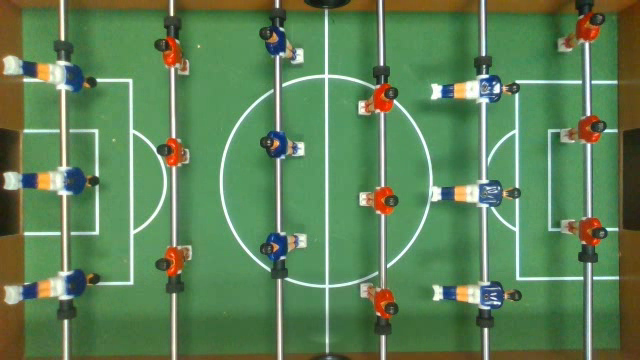
#> input picture frame 23 of scripts/aft_vision/scripts/17output.mp4, 640 x 360 px
$ python EYES_AND_LEGS.py   (older library calls are emulated)
#> lines starting #> are read from the running program, lines starting #| are printed output that depends on the picture; after the words box and inside, x2 and y2 are one past the last pixel; in counts of white or black regions, pixels touching at a corner belong together
import cv2
import numpy as np
import time
import vectorFunctions
import math
import matplotlib
import matplotlib.pyplot as plt
import DEFENSE
import random

from matplotlib.animation import FuncAnimation

# Videocapture uses a camera index as input
cap = cv2.VideoCapture("17output.mp4")

frame_rate = cap.get(cv2.CAP_PROP_FPS)

grid = cv2.imread("C:/Users/benki/Documents/School/Programming/Blue Team/grid.png")

matplotlib.use('TkAgg')

cap.set(cv2.CAP_PROP_FRAME_WIDTH, 640)
cap.set(cv2.CAP_PROP_FRAME_HEIGHT, 360)

params = cv2.SimpleBlobDetector_Params()
#... initialize Blob Detection with parameters

start_time = time.time()

x_history = []
y_history = []
time_history = []

#Table pixel bounds
bounds_x = 640
bounds_y = 360

#Player pixel bounds
bounds_x11 = 50
bounds_x12 = 60

bounds_x21 = 470
bounds_x22 = 480

#vector_history = [[],[]]

fig, axs = plt.subplots(1)

# This function is called periodically from FuncAnimation
def set_params(a, b):

    # Change thresholds
    #params.minThreshold = 100;
    #params.maxThreshold = 255;

    # Filter by Area.
    params.filterByArea = True
    params.minArea = 3.14159 * 12 * 12 #Ball has radius 10
    params.maxArea = 3.14159 * 14 * 14

    # Filter by Circularity
    params.filterByCircularity = True
    params.minCircularity = a
    params.maxCircularity = 1

    # Filter by Convexity
    params.filterByConvexity = True
    params.minConvexity = b
    params.maxConvexity = 1

    # Filter by Inertia
    params.filterByInertia = False
    #params.minInertiaRatio = 0.01
    #params.maxInertiaRatio = 0.5

set_params(0.4, 0.1)  ### A minimum circularity of 0.2 and a minimum convexity of 0.1 gets rid of most of the noise except for when spinning the characters.
                        ### How do you remove the occassional blob from popping up on the players?

#Creating a Blob Detector based on the version of cv2 installed
ver = (cv2.__version__).split('.')
if int(ver[0]) < 3:
    detector = cv2.SimpleBlobDetector(params)
else:
    detector = cv2.SimpleBlobDetector_create(params)

while True:

    #cv2.waitKey(0)
    # Read a frame from the video stream
    ret, frame = cap.read()  # ret holds the return value of cap.read(). It is True or False based on whether or not there was an image frame to be read. Frame holds the actual image.
#> frame is the input picture: shape (360, 640, 3); mean B, G, R 86.9, 129.6, 93.4
    if not ret:
        break

    gray = cv2.cvtColor(frame, cv2.COLOR_BGR2GRAY)
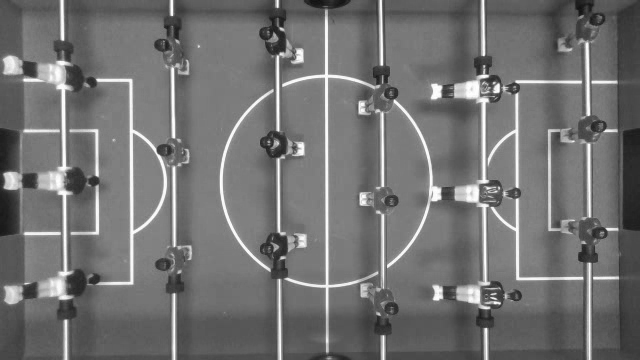
#> gray: shape (360, 640); min 16, max 255, mean 113.9

    # Transfrom the grayscale image to an image with binaray values. An image of bits. THRESH_BINARY is an image type.
    _, thresholded = cv2.threshold(gray, 180, 255, cv2.THRESH_BINARY)
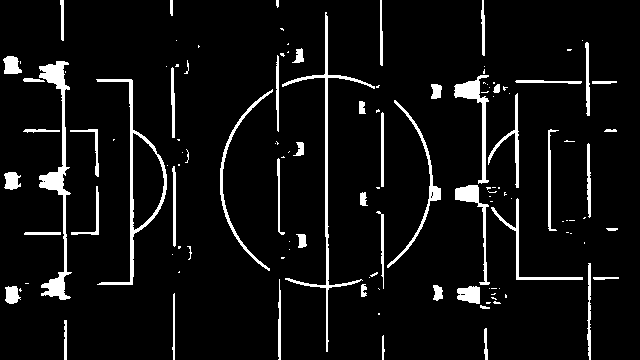
#> thresholded: shape (360, 640); 6.6% white; 126 white regions (71 under 20 px), largest, box (x1, y1, x2, y2) and area: (39, 61, 72, 300) 1974, (282, 12, 375, 352) 1438, (96, 79, 167, 285) 1315

    inverted = cv2.bitwise_not(thresholded)

    cv2.imshow("__________", _)
    cv2.imshow("Thresholded", thresholded)

    # The detector uses the native threshold settings set in the parameter function
    keypoints = detector.detect(inverted)
#> keypoints = ()

#> (the run stopped early here; a loop or call above may not have finished)

$ run again, starting later in the video
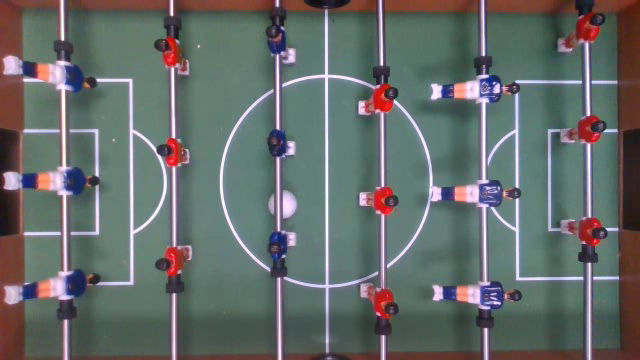
#> input picture frame 105 of scripts/aft_vision/scripts/17output.mp4, 640 x 360 px
#> frame is the input picture: shape (360, 640, 3); mean B, G, R 105.9, 107.8, 101
#> `gray = cv2.cvtColor(frame, cv2.COLOR_BGR2GRAY)`:
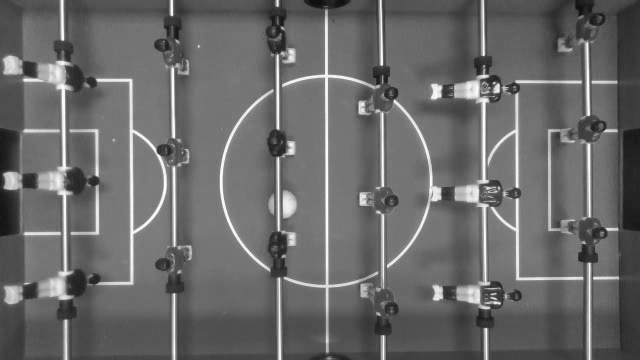
#> gray: shape (360, 640); min 10, max 255, mean 105.5
#> `_, thresholded = cv2.threshold(gray, 180, 255, cv2.THRESH_BINARY)`:
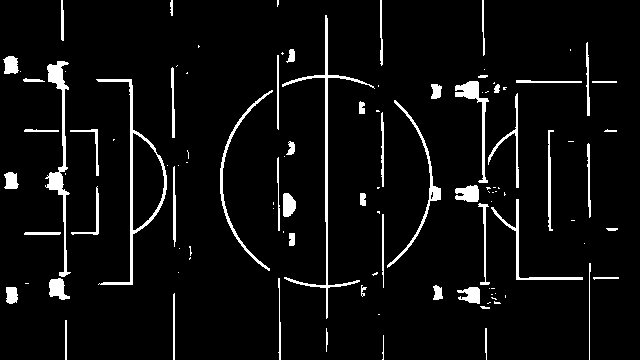
#> thresholded: shape (360, 640); 5.6% white; 110 white regions (53 under 20 px), largest, box (x1, y1, x2, y2) and area: (282, 15, 375, 319) 1258, (45, 61, 71, 277) 1224, (96, 79, 167, 285) 1192
#> keypoints = ()

$ run again, starting later in the video
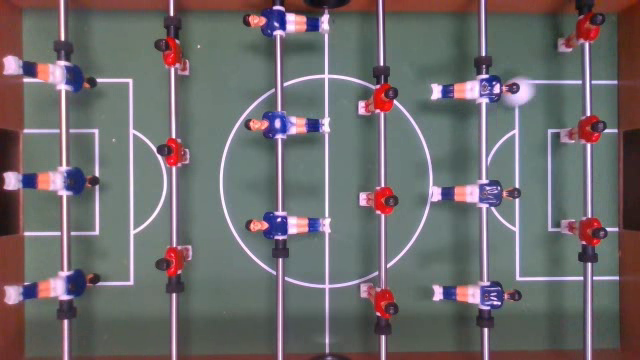
#> input picture frame 187 of scripts/aft_vision/scripts/17output.mp4, 640 x 360 px
#> frame is the input picture: shape (360, 640, 3); mean B, G, R 107.7, 106, 110
#> `gray = cv2.cvtColor(frame, cv2.COLOR_BGR2GRAY)`:
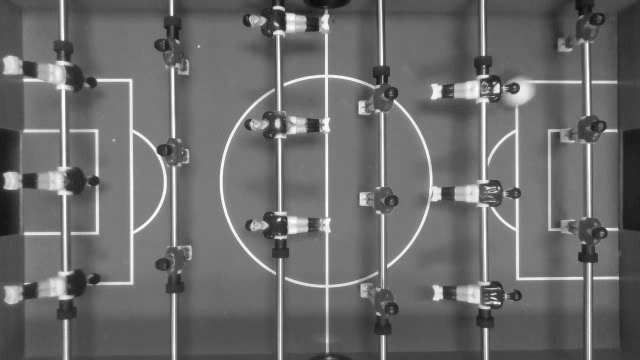
#> gray: shape (360, 640); min 10, max 254, mean 107.3
#> `_, thresholded = cv2.threshold(gray, 180, 255, cv2.THRESH_BINARY)`:
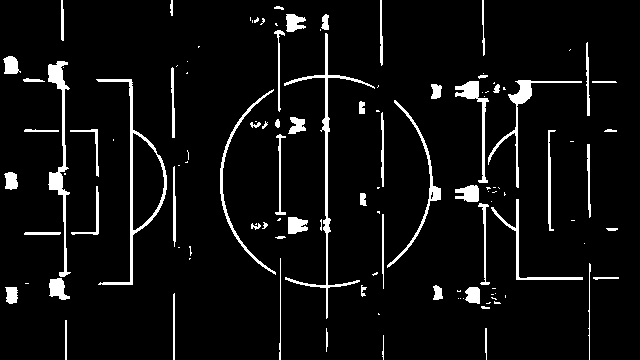
#> thresholded: shape (360, 640); 6% white; 121 white regions (58 under 20 px), largest, box (x1, y1, x2, y2) and area: (284, 33, 375, 319) 1312, (96, 79, 167, 285) 1208, (48, 61, 71, 277) 1197
#> keypoints = ()
